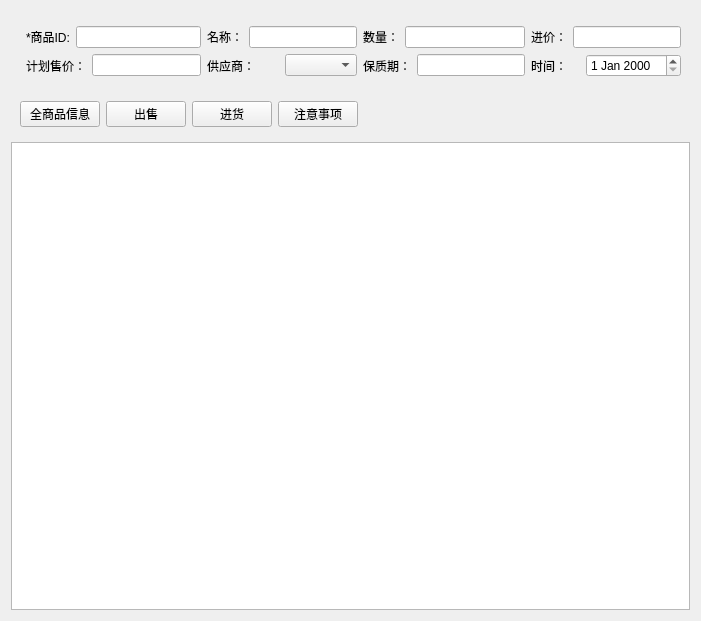
<?xml version="1.0" encoding="UTF-8"?>
<ui version="4.0">
 <class>re_2_order</class>
 <widget class="QWidget" name="re_2_order">
  <property name="geometry">
   <rect>
    <x>0</x>
    <y>0</y>
    <width>701</width>
    <height>621</height>
   </rect>
  </property>
  <property name="windowTitle">
   <string>Form</string>
  </property>
  <layout class="QGridLayout" name="gridLayout_3">
   <item row="0" column="0" rowspan="2" colspan="2">
    <widget class="QWidget" name="widget" native="true"/>
   </item>
   <item row="1" column="1">
    <widget class="QWidget" name="widget_3" native="true">
     <layout class="QGridLayout" name="gridLayout_2">
      <item row="0" column="0">
       <widget class="QLabel" name="label">
        <property name="text">
         <string>*商品ID:</string>
        </property>
       </widget>
      </item>
      <item row="0" column="1" colspan="2">
       <widget class="QLineEdit" name="idLineEdit"/>
      </item>
      <item row="0" column="3">
       <widget class="QLabel" name="label_5">
        <property name="text">
         <string>名称：</string>
        </property>
       </widget>
      </item>
      <item row="0" column="4" colspan="2">
       <widget class="QLineEdit" name="nameLineEdit"/>
      </item>
      <item row="0" column="6">
       <widget class="QLabel" name="label_2">
        <property name="text">
         <string>数量：</string>
        </property>
       </widget>
      </item>
      <item row="0" column="7" colspan="2">
       <widget class="QLineEdit" name="quantityLineEdit"/>
      </item>
      <item row="0" column="9">
       <widget class="QLabel" name="label_3">
        <property name="text">
         <string>进价：</string>
        </property>
       </widget>
      </item>
      <item row="0" column="10" colspan="2">
       <widget class="QLineEdit" name="purchacepriceLineEdit"/>
      </item>
      <item row="1" column="0" colspan="2">
       <widget class="QLabel" name="label_6">
        <property name="text">
         <string>计划售价：</string>
        </property>
       </widget>
      </item>
      <item row="1" column="2">
       <widget class="QLineEdit" name="sellinglineEdit"/>
      </item>
      <item row="1" column="3" colspan="2">
       <widget class="QLabel" name="label_4">
        <property name="text">
         <string>供应商：</string>
        </property>
       </widget>
      </item>
      <item row="1" column="5">
       <widget class="QComboBox" name="vendor"/>
      </item>
      <item row="1" column="6" colspan="2">
       <widget class="QLabel" name="label_7">
        <property name="text">
         <string>保质期：</string>
        </property>
       </widget>
      </item>
      <item row="1" column="8">
       <widget class="QLineEdit" name="shelflifelineEdit"/>
      </item>
      <item row="1" column="9" colspan="2">
       <widget class="QLabel" name="label_8">
        <property name="text">
         <string>时间：</string>
        </property>
       </widget>
      </item>
      <item row="1" column="11">
       <widget class="QDateEdit" name="dateEdit"/>
      </item>
     </layout>
    </widget>
   </item>
   <item row="2" column="0" colspan="2">
    <widget class="QWidget" name="widget_2" native="true">
     <layout class="QGridLayout" name="gridLayout">
      <item row="0" column="0">
       <widget class="QPushButton" name="order_pbtn">
        <property name="text">
         <string>全商品信息</string>
        </property>
       </widget>
      </item>
      <item row="0" column="1">
       <widget class="QPushButton" name="out_pbtn">
        <property name="text">
         <string>出售</string>
        </property>
       </widget>
      </item>
      <item row="0" column="2">
       <widget class="QPushButton" name="but_pbtn">
        <property name="text">
         <string>进货</string>
        </property>
       </widget>
      </item>
      <item row="0" column="3">
       <widget class="QPushButton" name="sale_pbtn">
        <property name="text">
         <string>注意事项</string>
        </property>
       </widget>
      </item>
      <item row="0" column="4">
       <spacer name="horizontalSpacer">
        <property name="orientation">
         <enum>Qt::Orientation::Horizontal</enum>
        </property>
        <property name="sizeHint" stdset="0">
         <size>
          <width>237</width>
          <height>20</height>
         </size>
        </property>
       </spacer>
      </item>
     </layout>
    </widget>
   </item>
   <item row="3" column="0" colspan="2">
    <widget class="QTableView" name="tableView"/>
   </item>
  </layout>
 </widget>
 <resources/>
 <connections/>
</ui>
